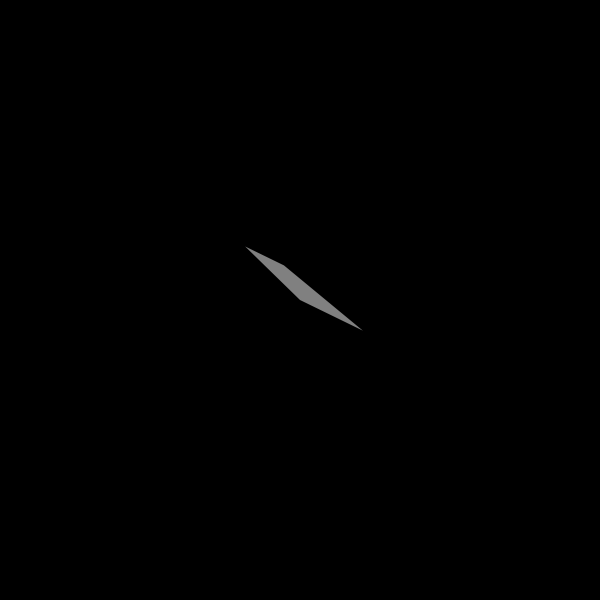
Frame 1 (no input)
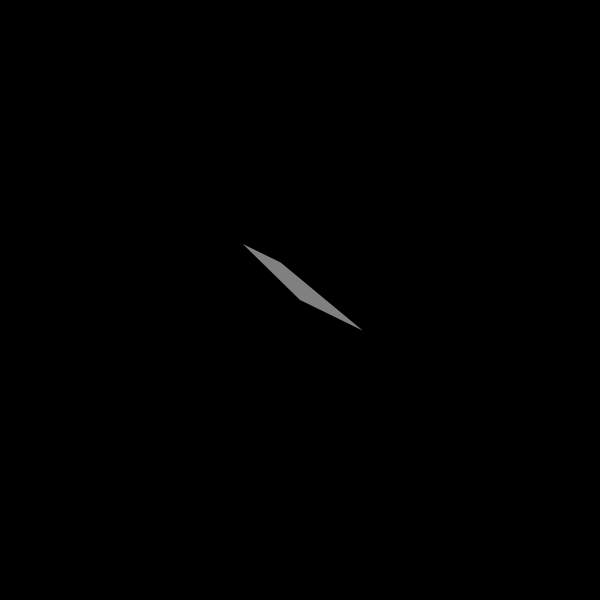
Frame 60 (the mouse pressed at the canvas centre just before this capture)
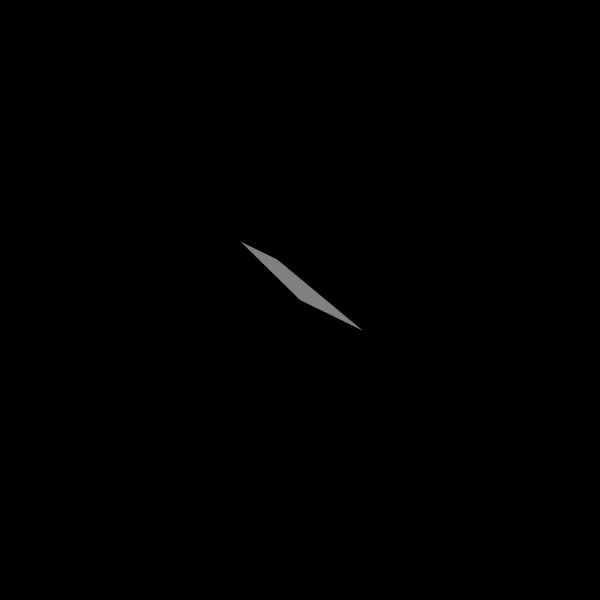
Frame 120 (the mouse held since frame 60 and released just before this capture)

The Processing sketch that drew these frames (run headless with seeded random() and noise(); from frame 60 on, the mouse is pressed at the canvas centre):

// Processing sketch: processing_8412
// ── processing_8412.pde


void setup() {
  size(600, 600);
  stroke(255);
  smooth();
}
void draw() {
  background(0);
  fill(80);
  noStroke();


  float s = map(second(), 0, 60, 0, TWO_PI) - HALF_PI;
  float m = map(minute() + norm(second(), 0,60), 0, 60, 0, TWO_PI) - HALF_PI; 
  float h = map(hour() + norm(minute(), 0, 60), 0, 24, 0, TWO_PI * 2) - HALF_PI;
  stroke(255);

 // line(100, 100, cos(s) * 72 + 100, sin(s) * 72 + 100);

//  line(width/2, width/2, cos(m) * 200 + width/2, sin(m) * 200 + width/2);

 // line(width/2, width/2, cos(h) * 50 + width/2, sin(h) * 50 + width/2);
  
//  line( cos(m) * 200 + width/2, sin(m) * 200 + width/2, cos(h) * 50 + width/2, sin(h) * 50 + width/2 );
  
  float x1 = cos(h) * 70 + width/2 ;
  
  float y1 = sin(h) * 70 + width/2 ;
  
  float x2 = cos(m) * 200 + width/2 ;
  
  float y2 = sin(m) * 200 + width/2 ;
    noStroke();
  fill(128);
  quad(x1,y1,
 
        width/2, width/2,
      
        (cos(m) * 200 /60 *second()  + width/2)   ,      (sin(m) * 200 / 60*second() +width/2) , 
        
         (x1 + (x2-x1)/60*second()  ), (  y1 + (y2-y1) /60*second()    )         );
  
}
